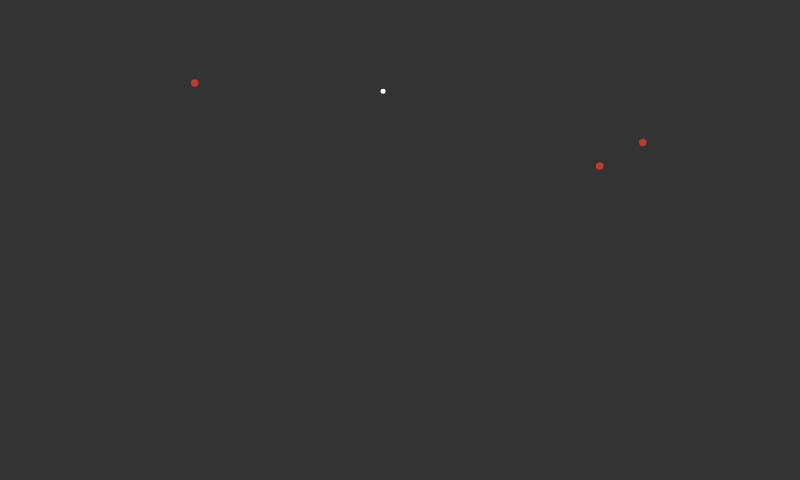
Frame 1 (no input)
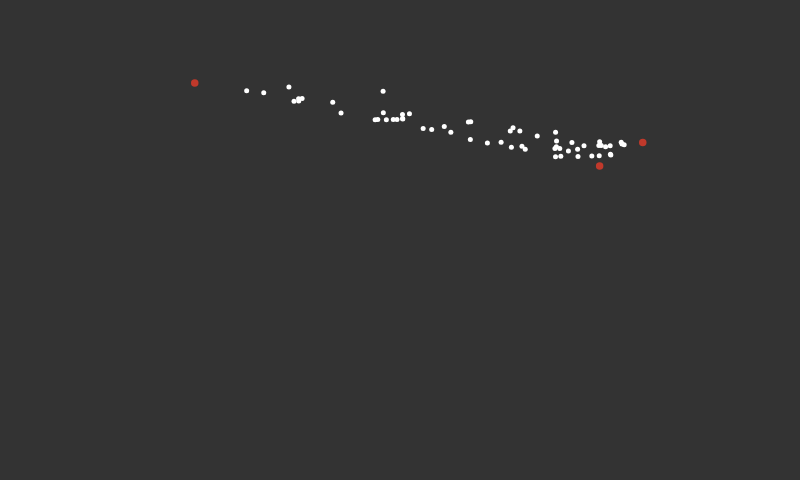
Frame 60 (no input)
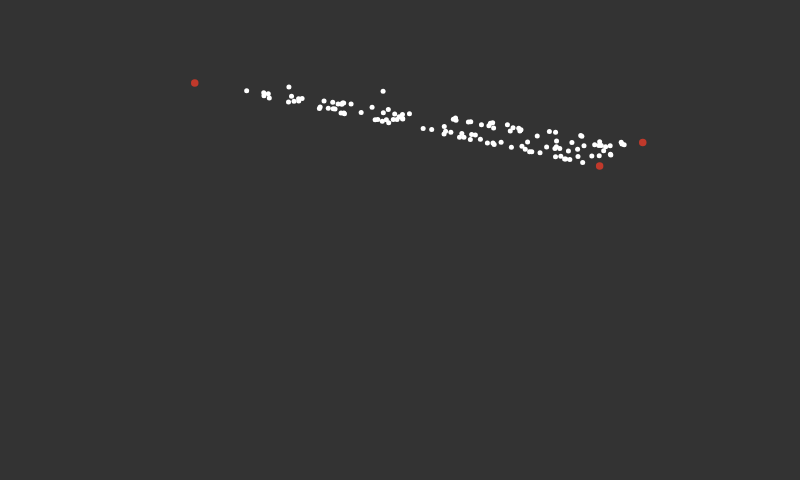
Frame 120 (the mouse pressed at the canvas centre since frame 60)

The p5.js sketch that drew these frames (run headless with seeded random() and noise() and a simulated clock; from frame 60 on, the mouse is pressed at the canvas centre):

// p5.js sketch
// ── sketch.js
var start;
var ndots = 3;
var Radius = 5;
var slider;

function setup() {
	frameRate(25);
	canvas = createCanvas(800, 480);
	canvas.position(10, 10);
	background(51);	
	fill(255);
	noStroke();
	game = new main()
	game.init();
  	slider = createSlider(1, 60, 20, 1);
 	slider.position(width - 250, height + 20);
 	slider.style('width', '200px');
}

function draw() {
	frameRate(slider.value());
	game.start();
}

function main() {
	var posX = [];
	var posY = [];
	var midX = random(0, width);
	var midY = random(0, height);

	this.init = function() {
			// // First circle
			// posX.push(width/2);
			// posY.push(height/4);

			// // Second Circle
			// posX.push(width/6);
			// posY.push(height/1.2);

			// // Third Circle
			// posX.push(width/1.2);
			// posY.push(height/1.2);
		
		for (var i = 0; i < ndots; i++) {
			fill('#c0392b');
			posX.push(random(0,width));
			posY.push(random(0,height));
			ellipse(posX[i], posY[i], Radius * 1.5, Radius * 1.5);
			console.log('rolled');			
		}
		fill(255);
	}

	var paint = function(j) {
		var midX_distance = Math.abs(midX-posX[j]) / 2;
		var midY_distance = Math.abs(midY-posY[j]) / 2;
		if(midX > posX[j]) {
			midX = midX-midX_distance;
			if(midY > posY[j]) {
				midY = midY-midY_distance;
				ellipse(midX, midY, Radius, Radius);
			} else {
				midY = midY+midY_distance;
				ellipse(midX, midY, Radius, Radius);
			}
		} else {
			midX = midX+midX_distance;
			if(midY > posY[j]) {
				midY = midY-midY_distance;
				ellipse(midX, midY, Radius, Radius);
			} else {
				midY = midY+midY_distance;
				ellipse(midX, midY, Radius, Radius);
			}
		}
	}

	this.start = function() {
		var die = Math.floor((Math.random() * ndots) + 1);
		paint(die-1);
	}
}
